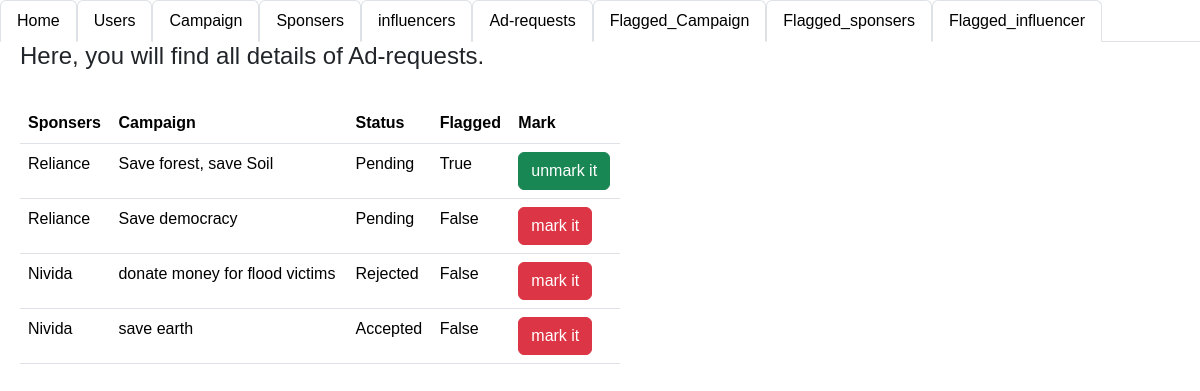
Page /admin_adreq on the committed database.
### app.py (models this page shows)
class Sponsers(db.Model):
    __tablename__='sponsers'
    Sponsers_id=db.Column(db.Integer,primary_key=True,autoincrement=True)
    Company_name=db.Column(db.String)
    industry=db.Column(db.String)
    budget=db.Column(db.Integer)
    user_id=db.Column(db.Integer,db.ForeignKey(user.user_id))
    flagged_spons=db.Column(db.Boolean, default=False)

class campaigns(db.Model):
    __tablename__='campaign'
    campaigns_id=db.Column(db.Integer,primary_key=True,autoincrement=True)
    sponser_id=db.Column(db.String,db.ForeignKey(Sponsers.Sponsers_id))
    name=db.Column(db.String,nullable=False)
    description=db.Column(db.String)
    start_date=db.Column(db.String)
    end_date=db.Column(db.String)
    budget=db.Column(db.Integer)
    Visibility=db.Column(db.String)
    goals=db.Column(db.String)
    flagged_camp=db.Column(db.Boolean, default=False)

class Ad_request(db.Model):
    __tablename__="ad_req"
    adreq_id=db.Column(db.Integer,primary_key=True,autoincrement=True)
    campaigns_id=db.Column(db.Integer,db.ForeignKey(campaigns.campaigns_id))
    sponsers_id=db.Column(db.Integer,db.ForeignKey(Sponsers.Sponsers_id))
    messages=db.Column(db.String)
    requirements=db.Column(db.String)
    payment_amount=db.Column(db.String)
    status=db.Column(db.String)
    Influ_id=db.Column(db.Integer,db.ForeignKey(influencer.influencer_id))
    flagged_ad_reqd=db.Column(db.Boolean, default=False)

### app.py (the view)
@app.route("/admin_adreq",methods=["GET"])
def admin_adreq():
    addata=db.session.query(Ad_request).all()
    data=dict()
    count=1
    for i in addata:
        sponser=db.session.query(Sponsers).filter(Sponsers.Sponsers_id==i.sponsers_id).first()
        company=db.session.query(campaigns).filter(campaigns.campaigns_id==i.campaigns_id).first()
        data[count]=[i.adreq_id,sponser.Company_name,company.name,i.status,i.flagged_ad_reqd]
        count+=1
    print(data)
    return render_template("admin_adreq.html",addata=addata,data=data)

### templates/admin_adreq.html (shortened to what this page needs)
<!DOCTYPE html>
<html lang="en">
<head>
    <link href="static\style.css" rel="stylesheet">
    <link href="https://cdn.jsdelivr.net/npm/bootstrap@5.3.3/dist/css/bootstrap.min.css" rel="stylesheet">
</head>
<body>
  <ul class="nav nav-tabs">
    <li class="nav-item">
      <a class="nav-link active" aria-current="page" href="/login">Home</a>
    </li>
    <li class="nav-item">
      <a class="nav-link active" aria-current="page" href="/login_users">Users</a>
    </li>
    <li class="nav-item">
      <a class="nav-link active" aria-current="page" href="/login_camp" >Campaign</a>
    </li>
    <li class="nav-item">
      <a class="nav-link active" aria-current="page" href="/admin_spons" >Sponsers</a>
    </li>
    <li class="nav-item">
      <a class="nav-link active" aria-current="page" href="/admin_info" >influencers</a>
    </li>
    <li class="nav-item">
      <a class="nav-link active" aria-current="page" href="/admin_adreq" >Ad-requests</a>
  </li>
    <li class="nav-item">
      <a class="nav-link active" aria-current="page" href="" >Flagged_Campaign</a>
    </li>
    <li class="nav-item">
      <a class="nav-link active" aria-current="page" href="" >Flagged_sponsers</a>
    </li>
    <li class="nav-item">
      <a class="nav-link active" aria-current="page" href="" >Flagged_influencer</a>
    </li>
  </ul>
    <div class="seperate">
      <div style="width: 50%; margin-left: 20px;">
          <h4>Here, you will find all details of Ad-requests.</h4><br>
          <table class="table table-hover">
            <tr>
              <th>Sponsers</th>
              <th>Campaign</th>
              <th>Status</th>
              <th>Flagged</th>
              <th>Mark</th>
            </tr>
              {% for i in data %}
            <tr>
              <td>{{ data[i][1] }}</td>
              <td>{{data[i][2]}}</td>
              <td>{{data[i][3]}}</td>
              <td>{{data[i][4]}}</td>
              {% if data[i][4] == false %}
              <td><a class="btn btn-danger" href="/admin_ad_flag/{{data[i][0]}}">mark it</a></td>
              {% else %}
              <td><a class="btn btn-success" href="/admin_ad_flag_true/{{data[i][0]}}">unmark it</a></td>
              {% endif %}
            </tr>
              {% endfor %}
          </table>
      </div >
    </div>
</body>
</html>

### static/style.css (style rules this page uses)
* { font-family:Tahoma, Geneva, Verdana, sans-serif; height: auto; }
.seperate { display: flex; }

### rows in the picture
Sponsers: Company_name "Reliance" "Reliance"
campaigns: name "Save forest, save Soil"
Ad_request: status "Pending"
campaigns: name "Save democracy"
Ad_request: status "Pending"
Sponsers: Company_name "Nivida" "Nivida"
campaigns: name "donate money for flood victims"
Ad_request: status "Rejected"
campaigns: name "save earth"
Ad_request: status "Accepted"

### other values in the picture
{{ data[i][4] }} "True" "False" "False" "False"
